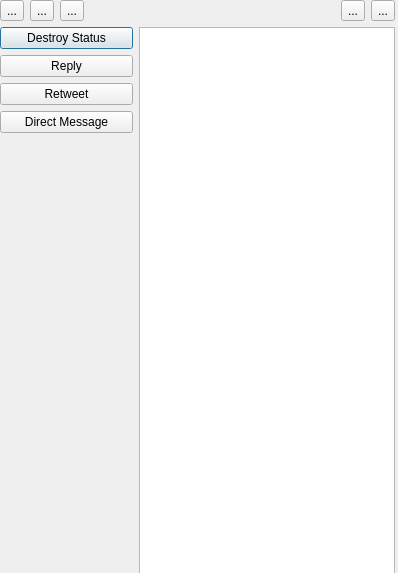
<?xml version="1.0" encoding="UTF-8"?>
<ui version="4.0">
 <class>Dialog</class>
 <widget class="QDialog" name="Dialog">
  <property name="geometry">
   <rect>
    <x>0</x>
    <y>0</y>
    <width>398</width>
    <height>573</height>
   </rect>
  </property>
  <property name="windowTitle">
   <string>Dialog</string>
  </property>
  <widget class="QWidget" name="verticalLayoutWidget">
   <property name="geometry">
    <rect>
     <x>0</x>
     <y>0</y>
     <width>395</width>
     <height>581</height>
    </rect>
   </property>
   <layout class="QVBoxLayout" name="verticalLayout_2">
    <item>
     <layout class="QHBoxLayout" name="horizontalLayout_2">
      <item>
       <widget class="QToolButton" name="toolButton">
        <property name="toolTip">
         <string extracomment="Set username and password"/>
        </property>
        <property name="text">
         <string>...</string>
        </property>
        <property name="icon">
         <iconset>
          <normaloff>icons/settings.png</normaloff>icons/settings.png</iconset>
        </property>
        <property name="iconSize">
         <size>
          <width>48</width>
          <height>48</height>
         </size>
        </property>
       </widget>
      </item>
      <item>
       <widget class="QToolButton" name="toolButton_2">
        <property name="toolTip">
         <string extracomment="Post New Status"/>
        </property>
        <property name="text">
         <string>...</string>
        </property>
        <property name="icon">
         <iconset>
          <normaloff>icons/new.png</normaloff>icons/new.png</iconset>
        </property>
        <property name="iconSize">
         <size>
          <width>48</width>
          <height>48</height>
         </size>
        </property>
       </widget>
      </item>
      <item>
       <widget class="QToolButton" name="toolButton_5">
        <property name="toolTip">
         <string extracomment="Get Firends Latest Updates"/>
        </property>
        <property name="text">
         <string>...</string>
        </property>
        <property name="icon">
         <iconset>
          <normaloff>icons/get_mesg.png</normaloff>icons/get_mesg.png</iconset>
        </property>
        <property name="iconSize">
         <size>
          <width>48</width>
          <height>48</height>
         </size>
        </property>
       </widget>
      </item>
      <item>
       <spacer name="horizontalSpacer">
        <property name="orientation">
         <enum>Qt::Horizontal</enum>
        </property>
        <property name="sizeHint" stdset="0">
         <size>
          <width>40</width>
          <height>20</height>
         </size>
        </property>
       </spacer>
      </item>
      <item>
       <widget class="QToolButton" name="toolButton_3">
        <property name="toolTip">
         <string extracomment="Quit"/>
        </property>
        <property name="text">
         <string>...</string>
        </property>
        <property name="icon">
         <iconset>
          <normaloff>icons/close.png</normaloff>icons/close.png</iconset>
        </property>
        <property name="iconSize">
         <size>
          <width>48</width>
          <height>48</height>
         </size>
        </property>
       </widget>
      </item>
      <item>
       <widget class="QToolButton" name="toolButton_4">
        <property name="toolTip">
         <string extracomment="About"/>
        </property>
        <property name="text">
         <string>...</string>
        </property>
        <property name="icon">
         <iconset>
          <normaloff>icons/about.png</normaloff>icons/about.png</iconset>
        </property>
        <property name="iconSize">
         <size>
          <width>48</width>
          <height>48</height>
         </size>
        </property>
       </widget>
      </item>
     </layout>
    </item>
    <item>
     <layout class="QHBoxLayout" name="horizontalLayout">
      <item>
       <layout class="QVBoxLayout" name="verticalLayout">
        <item>
         <widget class="QPushButton" name="pushButton_5">
          <property name="text">
           <string>Destroy Status</string>
          </property>
         </widget>
        </item>
        <item>
         <widget class="QPushButton" name="pushButton_3">
          <property name="text">
           <string>Reply</string>
          </property>
         </widget>
        </item>
        <item>
         <widget class="QPushButton" name="pushButton_2">
          <property name="text">
           <string>Retweet</string>
          </property>
          <property name="iconSize">
           <size>
            <width>12</width>
            <height>12</height>
           </size>
          </property>
         </widget>
        </item>
        <item>
         <widget class="QPushButton" name="pushButton_4">
          <property name="text">
           <string>Direct Message</string>
          </property>
         </widget>
        </item>
        <item>
         <spacer name="verticalSpacer">
          <property name="orientation">
           <enum>Qt::Vertical</enum>
          </property>
          <property name="sizeHint" stdset="0">
           <size>
            <width>0</width>
            <height>0</height>
           </size>
          </property>
         </spacer>
        </item>
       </layout>
      </item>
      <item>
       <widget class="QListWidget" name="listWidget">
        <property name="sizePolicy">
         <sizepolicy hsizetype="Fixed" vsizetype="Expanding">
          <horstretch>0</horstretch>
          <verstretch>0</verstretch>
         </sizepolicy>
        </property>
        <property name="wordWrap">
         <bool>true</bool>
        </property>
       </widget>
      </item>
     </layout>
    </item>
   </layout>
  </widget>
 </widget>
 <resources/>
 <connections>
  <connection>
   <sender>toolButton_3</sender>
   <signal>clicked()</signal>
   <receiver>Dialog</receiver>
   <slot>close()</slot>
   <hints>
    <hint type="sourcelabel">
     <x>295</x>
     <y>33</y>
    </hint>
    <hint type="destinationlabel">
     <x>232</x>
     <y>22</y>
    </hint>
   </hints>
  </connection>
  <connection>
   <sender>toolButton_4</sender>
   <signal>clicked()</signal>
   <receiver>Dialog</receiver>
   <slot>accept()</slot>
   <hints>
    <hint type="sourcelabel">
     <x>372</x>
     <y>28</y>
    </hint>
    <hint type="destinationlabel">
     <x>186</x>
     <y>37</y>
    </hint>
   </hints>
  </connection>
  <connection>
   <sender>toolButton_2</sender>
   <signal>clicked()</signal>
   <receiver>Dialog</receiver>
   <slot>accept()</slot>
   <hints>
    <hint type="sourcelabel">
     <x>108</x>
     <y>24</y>
    </hint>
    <hint type="destinationlabel">
     <x>149</x>
     <y>7</y>
    </hint>
   </hints>
  </connection>
  <connection>
   <sender>pushButton_5</sender>
   <signal>clicked()</signal>
   <receiver>Dialog</receiver>
   <slot>accept()</slot>
   <hints>
    <hint type="sourcelabel">
     <x>82</x>
     <y>74</y>
    </hint>
    <hint type="destinationlabel">
     <x>10</x>
     <y>216</y>
    </hint>
   </hints>
  </connection>
  <connection>
   <sender>pushButton_3</sender>
   <signal>clicked()</signal>
   <receiver>Dialog</receiver>
   <slot>accept()</slot>
   <hints>
    <hint type="sourcelabel">
     <x>34</x>
     <y>105</y>
    </hint>
    <hint type="destinationlabel">
     <x>12</x>
     <y>260</y>
    </hint>
   </hints>
  </connection>
  <connection>
   <sender>pushButton_2</sender>
   <signal>clicked()</signal>
   <receiver>Dialog</receiver>
   <slot>accept()</slot>
   <hints>
    <hint type="sourcelabel">
     <x>14</x>
     <y>129</y>
    </hint>
    <hint type="destinationlabel">
     <x>18</x>
     <y>306</y>
    </hint>
   </hints>
  </connection>
  <connection>
   <sender>pushButton_4</sender>
   <signal>clicked()</signal>
   <receiver>Dialog</receiver>
   <slot>accept()</slot>
   <hints>
    <hint type="sourcelabel">
     <x>74</x>
     <y>162</y>
    </hint>
    <hint type="destinationlabel">
     <x>16</x>
     <y>349</y>
    </hint>
   </hints>
  </connection>
 </connections>
</ui>
